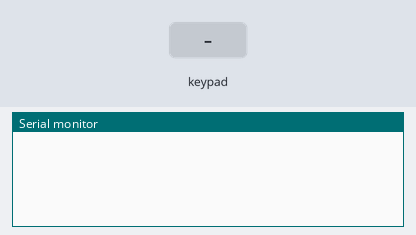
Simulated run of this sketch. Board: ESP8266 (NodeMCU). Shown: the last lines printed to the serial monitor. The inputs (shaded band) are chosen by the test bench.

Above: at 1.2 s.
1.3 s: key '1' pressed
At 1.8 s:
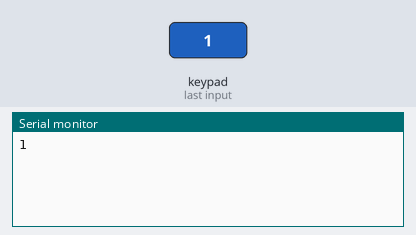
2.8 s: keypad keys 1 2 pressed 0.4 s apart
At 4.7 s:
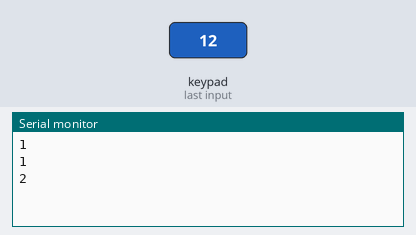
5.1 s: key '3' pressed
At 6.1 s:
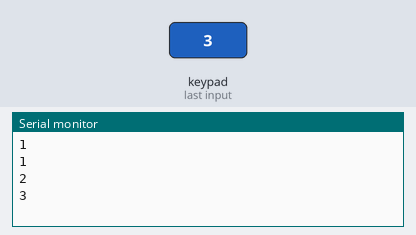
Timing chart, 0 to 8.1 s (numbered marks = the images above; inputs shaded):
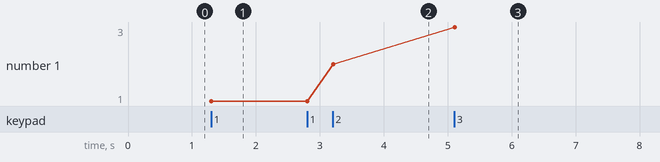

The sketch:

keyboard_test.ino
```cpp
#include <Keypad.h>

const byte ROWS = 1;
const byte COLS = 4;

char hexaKeys[ROWS][COLS] = {
  {'1', '2', '3', '4'}
};

byte rowPins[ROWS] = {D3};
byte colPins[COLS] = {D5, D6, D7, D8};

Keypad customKeypad = Keypad(makeKeymap(hexaKeys), rowPins, colPins, ROWS, COLS);

void setup(){
  Serial.begin(115200);
}

void loop(){
  char customKey = customKeypad.getKey();

  if (customKey){
    Serial.println(customKey);
  }
  delay(5);
}
```

Measured:
- after the input at 1.3 s, the serial monitor: prints a new line at once (image 1)
- after the input at 2.8 s, the serial monitor: prints a new line after 0.41 s (image 2)
- after the input at 5.1 s, the serial monitor: prints a new line at once (image 3)
- plotted number 1: 1 → 2 after the input at 2.8 s, 2 → 3 after the input at 5.1 s
